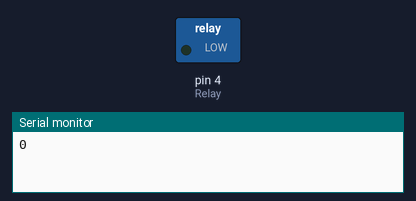
A sketch run on a simulated Arduino Uno, built with avr-gcc and run on an emulated ATmega328P. Shown: switched loads named in the sketch (green lamp = pin HIGH), the last lines printed to the serial monitor.

Above: at 1.0 s.
At 3.0 s:
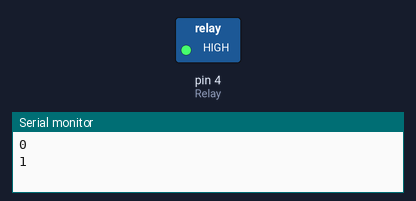
Timing chart, 0 to 5.2 s (numbered marks = the images above):
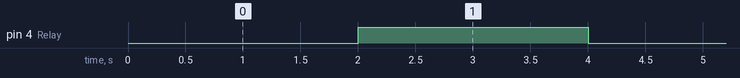

The sketch:

rele2.ino
```cpp
// Реле модуль подключен к цифровому выводу 4
int Relay = 4;

void setup()
{
  pinMode(Relay, OUTPUT);
  Serial.begin(9600);
}

void loop()
{
  digitalWrite(Relay, LOW);   // реле включен
  Serial.println(0);
  delay(2000);
  digitalWrite(Relay, HIGH);  // реле выключено
  Serial.println(1);
  delay(2000);
}
```

Measured:
- by itself, pin 4 (Relay): alternates HIGH for 2.0 s and LOW for 2.0 s
